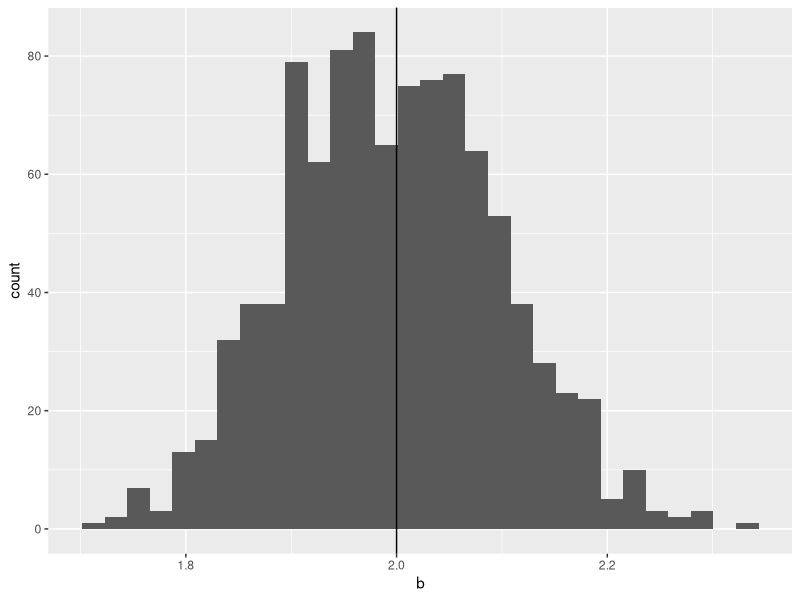
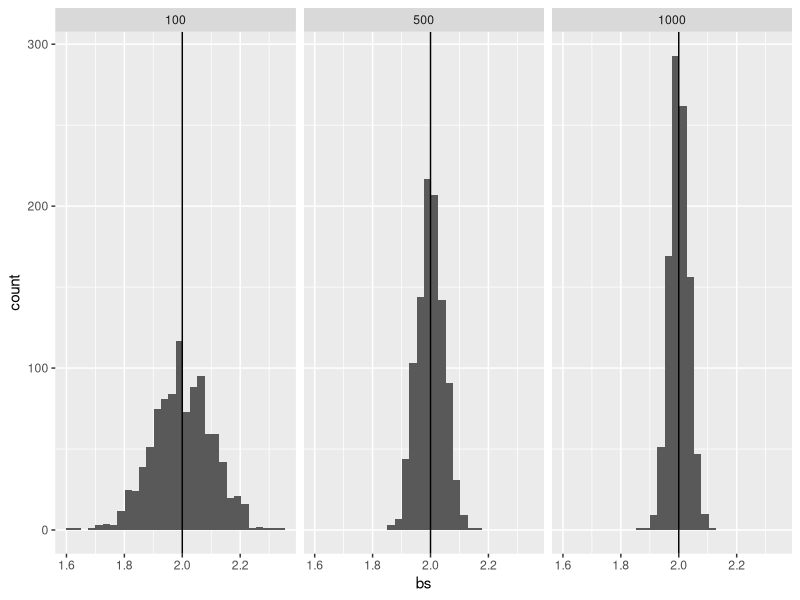

R code for these plots, in order:
## ---- chunk 1
#| output-location: slide
library(tidyverse)
b <- rep(0,100)
for (i in 1:1000) {
  x <- rnorm(100)
  e <- rnorm(100)
  y <- 1 + 2*x + e
  b[i] <- lm(y ~ x)$coef[2]
}
ggplot() + geom_histogram(aes(b)) + geom_vline(xintercept=2)
## ---- chunk 2
#| output-location: slide
runreg <- function(n) {
  x <- rnorm(n)
  y <- 1 + 2*x + rnorm(n)
  b <- lm(y ~ x)$coef[2]
}
b1 <- rep(0,1000)
b2 <- b1
b3 <- b1
for (i in 1:1000) {
  b1[i] <- runreg(100)
  b2[i] <- runreg(500)
  b3[i] <- runreg(1000)
}
bs <- c(b1, b2, b3)
n <- c(rep(100, 1000), rep(500, 1000), rep(1000, 1000))
df <- data.frame(bs, n)
ggplot(df, aes(bs)) + 
  geom_histogram() + geom_vline(xintercept=2) + facet_wrap(n ~ .)
## ---- chunk 3
galt <- read_csv("galton.csv")
summary(galt)
## ---- chunk 4
galton_model <- lm(child ~ parent, data=galt)
summary(galton_model)
